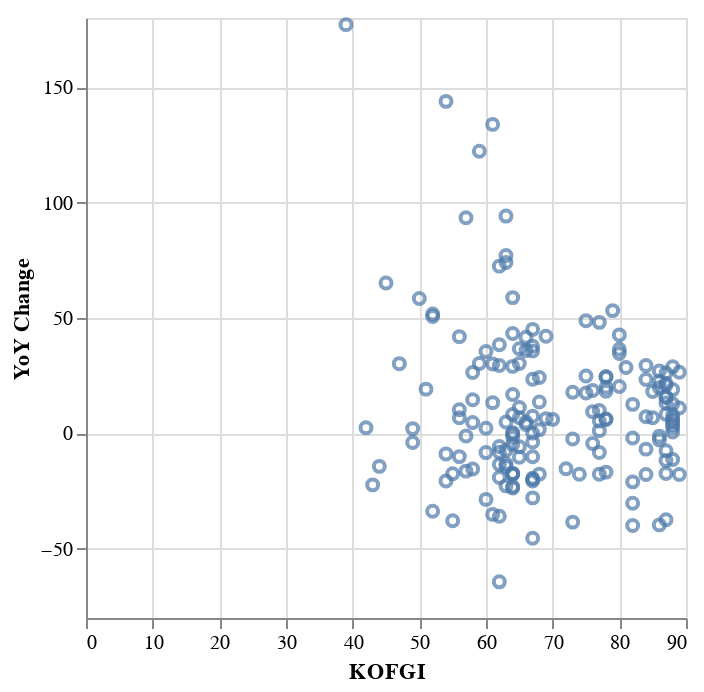

Here is the notebook cell this chart was saved with:
### Code cell
alt.Chart(kof_df).mark_point().encode(
    x='KOFGI',
    y='YoY Change:Q'
)

### Figure 1 — Vega-Lite specification as saved in the notebook (floating-point values rounded to 4 significant figures; data arrays with more than 128 entries replaced by an {"elided": "..."} marker saying what was removed)
{"config": {"view": {"continuousWidth": 300, "continuousHeight": 300}}, "data": {"name": "data-5f8ce29a9df3474b8fa78524fa08f68a"}, "mark": {"type": "point"}, "encoding": {"x": {"field": "KOFGI", "type": "quantitative"}, "y": {"field": "YoY Change", "type": "quantitative"}}, "$schema": "https://vega.github.io/schema/vega-lite/v5.8.0.json", "datasets": {"data-5f8ce29a9df3474b8fa78524fa08f68a": {"elided": "172 records"}}}
